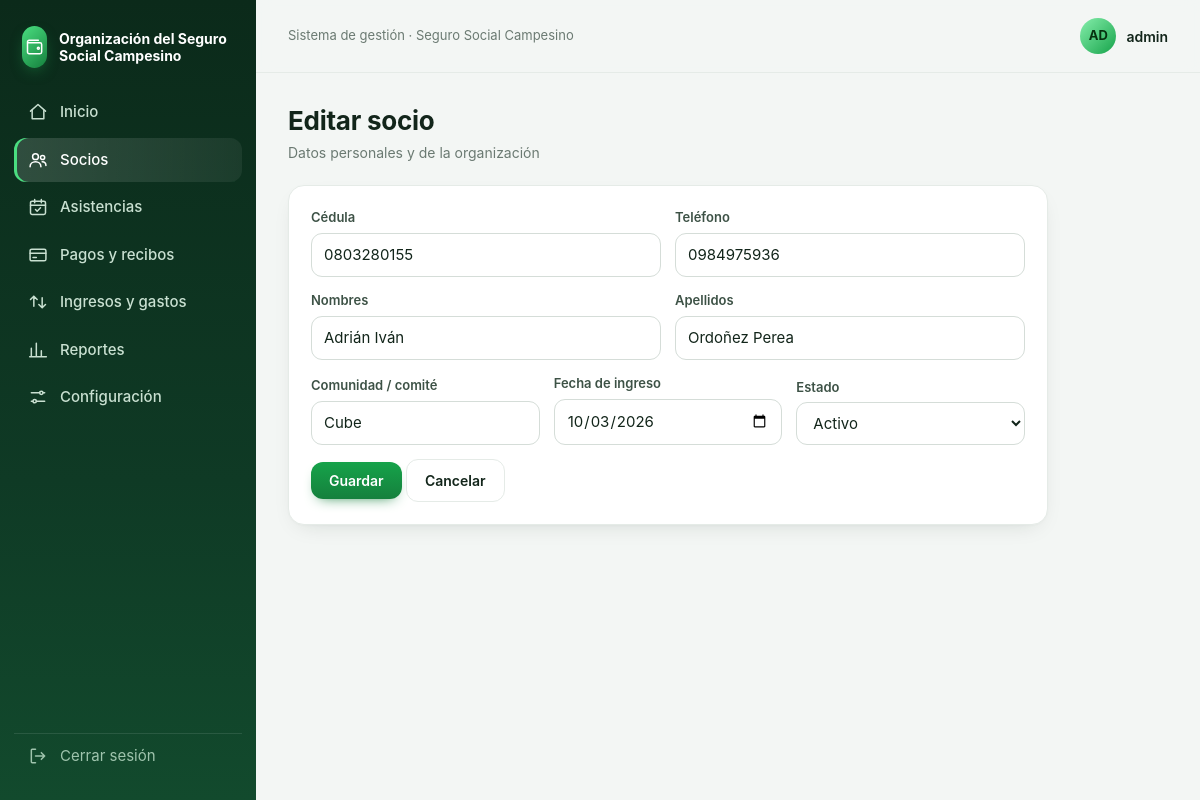
The app's page /socios/1/editar (signed in) with its own data.
### tables this page shows
CREATE TABLE config (
  clave TEXT PRIMARY KEY,
  valor TEXT NOT NULL
);

CREATE TABLE socios (
  id INTEGER PRIMARY KEY AUTOINCREMENT,
  cedula TEXT UNIQUE NOT NULL,
  nombres TEXT NOT NULL,
  apellidos TEXT NOT NULL,
  telefono TEXT,
  comunidad TEXT,
  fecha_ingreso TEXT,
  estado TEXT NOT NULL DEFAULT 'activo'
);

### app.py (the view, shortened to what this page needs)
@app.route("/socios/nuevo", methods=["GET", "POST"])
@app.route("/socios/<int:sid>/editar", methods=["GET", "POST"])
@login_required
def socio_form(sid=None):
    db = get_db()
    socio = db.execute("SELECT * FROM socios WHERE id = ?", (sid,)).fetchone() if sid else None
    if sid and not socio:
        abort(404)
    return render_template("socio_form.html", s=socio, hoy=date.today().isoformat())

### app.py (called while the page is built)
def get_db():
    if "db" not in g:
        g.db = sqlite3.connect(DB_PATH)
        g.db.row_factory = sqlite3.Row
        g.db.execute("PRAGMA foreign_keys = ON")
    return g.db

def cfg(clave):
    r = get_db().execute("SELECT valor FROM config WHERE clave = ?", (clave,)).fetchone()
    return r["valor"] if r else ""

@app.context_processor
def inyectar():
    return {"org": cfg("organizacion")}

def login_required(f):
    @wraps(f)
    def envoltura(*a, **kw):
        if "usuario" not in session:
            return redirect(url_for("login"))
        return f(*a, **kw)
    return envoltura

### templates/socio_form.html (shortened to what this page needs)
{% extends "base.html" %}
{% block content %}
<div class="head"><div><h1>{{ 'Editar socio' if s else 'Nuevo socio' }}</h1><p>Datos personales y de la organización</p></div></div>
<form method="post" class="card" style="max-width:760px">
  <div class="row">
    <div><label>Cédula</label><input name="cedula" value="{{ s.cedula if s }}" required maxlength="10"></div>
    <div><label>Teléfono</label><input name="telefono" value="{{ s.telefono or '' if s }}"></div>
  </div>
  <div class="row">
    <div><label>Nombres</label><input name="nombres" value="{{ s.nombres if s }}" required></div>
    <div><label>Apellidos</label><input name="apellidos" value="{{ s.apellidos if s }}" required></div>
  </div>
  <div class="row">
    <div><label>Comunidad / comité</label><input name="comunidad" value="{{ s.comunidad or '' if s }}"></div>
    <div><label>Fecha de ingreso</label><input type="date" name="fecha_ingreso" value="{{ s.fecha_ingreso if s else hoy }}"></div>
    <div><label>Estado</label><select name="estado">
      <option value="activo" {{ 'selected' if s and s.estado=='activo' }}>Activo</option>
      <option value="inactivo" {{ 'selected' if s and s.estado=='inactivo' }}>Inactivo</option></select></div>
  </div>
  <button class="btn">Guardar</button> <a class="btn ghost" href="{{ url_for('socios') }}">Cancelar</a>
</form>
{% endblock %}

### templates/base.html (shortened to what this page needs)
<!doctype html>
<html lang="es">
<head>
</head>
<body>
{% if session.usuario %}
{% set ep = request.endpoint %}
{% macro item(eps, url, icon, label) %}<a href="{{ url }}" class="{{ 'act' if request.endpoint in eps }}"><svg class="ic"><use href="#i-{{ icon }}"/></svg>{{ label }}</a>{% endmacro %}
<div class="app">
<aside class="side">
  <div class="brand"><div class="logo"><svg class="ic"><use href="#i-wallet"/></svg></div><span>{{ org }}</span></div>
  <nav>
    {{ item(['inicio'], url_for('inicio'), 'home', 'Inicio') }}
    {{ item(['socios','socio_form','socio_detalle'], url_for('socios'), 'users', 'Socios') }}
    {{ item(['reuniones','reunion'], url_for('reuniones'), 'cal', 'Asistencias') }}
    {{ item(['pagos','pago_nuevo','recibo'], url_for('pagos'), 'card', 'Pagos y recibos') }}
    {{ item(['finanzas'], url_for('finanzas'), 'flow', 'Ingresos y gastos') }}
    {{ item(['reportes'], url_for('reportes'), 'chart', 'Reportes') }}
    {{ item(['configuracion'], url_for('configuracion'), 'set', 'Configuración') }}
  </nav>
  <a class="salir" href="{{ url_for('logout') }}"><svg class="ic"><use href="#i-out"/></svg>Cerrar sesión</a>
</aside>
<div class="main">
  <div class="top">
    <div class="t">Sistema de gestión · Seguro Social Campesino</div>
    <div class="user"><div class="avatar">{{ session.usuario[:2]|upper }}</div>{{ session.usuario }}</div>
  </div>
  <div class="content">
    {% block content %}{% endblock %}
  </div>
</div>
</div>
{% else %}
{% for cat, m in get_flashed_messages(with_categories=true) %}<div class="msg {{ cat }}" style="position:fixed;top:14px;right:14px;z-index:50">{{ m }}</div>{% endfor %}
{% block login %}{% endblock %}
{% endif %}
</body>
</html>

### templates/base.html (style rules this page uses)
:root { --bg:#f3f6f4;--card:#fff;--ink:#12251a;--muted:#6b7a72;--line:#e5ebe7;--brand:#15803d;--brand2:#0f5f2e; --ing:#16a34a;--gas:#e11d48;--warn:#d97706;--r:16px;--sh:0 1px 2px #0b1f1405,0 8px 24px -12px #0b1f142e }
* { box-sizing:border-box }
body { margin:0;background:var(--bg);color:var(--ink);font:15px/1.5 Inter,"Segoe UI",system-ui,-apple-system,Roboto,sans-serif;-webkit-font-smoothing:antialiased }
a { color:var(--brand);text-decoration:none }
h1,h2,h3 { margin:0;letter-spacing:-.01em }
.ic { width:20px;height:20px;fill:none;stroke:currentColor;stroke-width:1.8;stroke-linecap:round;stroke-linejoin:round;flex:none }
.app { display:flex;min-height:100vh }
.side { width:256px;flex:none;background:linear-gradient(180deg,#0b2a1a,#0f3a25 60%,#124a2d);color:#c9e0d1;padding:22px 14px;position:sticky;top:0;height:100vh;display:flex;flex-direction:column;z-index:20 }
.brand { display:flex;gap:12px;align-items:center;padding:4px 8px 22px;color:#fff;font-weight:700;font-size:14px;line-height:1.25 }
.logo { width:42px;height:42px;border-radius:13px;background:linear-gradient(135deg,#4ade80,#15803d);display:grid;place-items:center;color:#fff;box-shadow:0 6px 16px -6px #22c55e99 }
.side nav { flex:1 }
.side nav a { display:flex;gap:12px;align-items:center;padding:11px 14px;border-radius:12px;color:#c9e0d1;font-weight:500;margin-bottom:3px;transition:.15s }
.side nav a.act { background:linear-gradient(90deg,#ffffff26,#ffffff10);color:#fff;box-shadow:inset 3px 0 0 #4ade80 }
.side .salir { display:flex;gap:12px;align-items:center;padding:11px 14px;color:#9fc4ad;border-top:1px solid #ffffff1a;margin-top:10px }
.main { flex:1;min-width:0 }
.top { display:flex;align-items:center;gap:14px;padding:18px 32px;position:sticky;top:0;background:#f3f6f4d9;backdrop-filter:blur(8px);z-index:10;border-bottom:1px solid var(--line) }
.top .t { font-size:13px;color:var(--muted);flex:1 }
.user { display:flex;gap:10px;align-items:center;font-weight:600;font-size:14px }
.avatar { width:36px;height:36px;border-radius:50%;background:linear-gradient(135deg,#86efac,#16a34a);color:#06310f;display:grid;place-items:center;font-weight:700;font-size:13px }
.content { padding:28px 32px 48px;max-width:1240px;overflow-x:hidden }
.head { display:flex;align-items:center;gap:14px;flex-wrap:wrap;margin-bottom:22px }
.head h1 { font-size:26px;flex:1;min-width:200px }
.head p { margin:2px 0 0;color:var(--muted);font-size:14px }
.card { background:var(--card);border:1px solid var(--line);border-radius:var(--r);box-shadow:var(--sh);padding:22px }
.btn { display:inline-flex;align-items:center;gap:8px;background:linear-gradient(180deg,#16a34a,#15803d);color:#fff;border:0;padding:10px 18px;border-radius:12px;font-family:inherit;font-weight:600;font-size:14px;cursor:pointer;box-shadow:0 6px 14px -8px #15803d;transition:.15s }
.btn.ghost { background:#fff;color:var(--ink);border:1px solid var(--line);box-shadow:none }
label { display:block;font-size:13px;font-weight:600;color:#3d5246;margin-bottom:5px }
input,select,textarea { width:100%;padding:10px 12px;border:1px solid #d5ddd8;border-radius:11px;background:#fff;font:inherit;color:var(--ink);margin-bottom:14px;transition:.15s }
.row { display:flex;gap:14px;flex-wrap:wrap;align-items:flex-end }
.row>* { flex:1;min-width:150px }

### records on screen
config: valor "Organización del Seguro Social Campesino"
socios: cedula "0803280155", telefono "0984975936", nombres "Adrián Iván", apellidos "Ordoñez Perea", comunidad "Cube", fecha_ingreso "10/03/2026"

### other values on screen
{{ label }} "Inicio Socios Asistencias Pagos y recibos Ingresos y gastos Reportes Configuración"
{{ session.usuario[:2]|upper }} "AD"
{{ session.usuario }} "admin"
{{ 'Editar socio' if s else 'Nuevo socio' }} "Editar socio"
